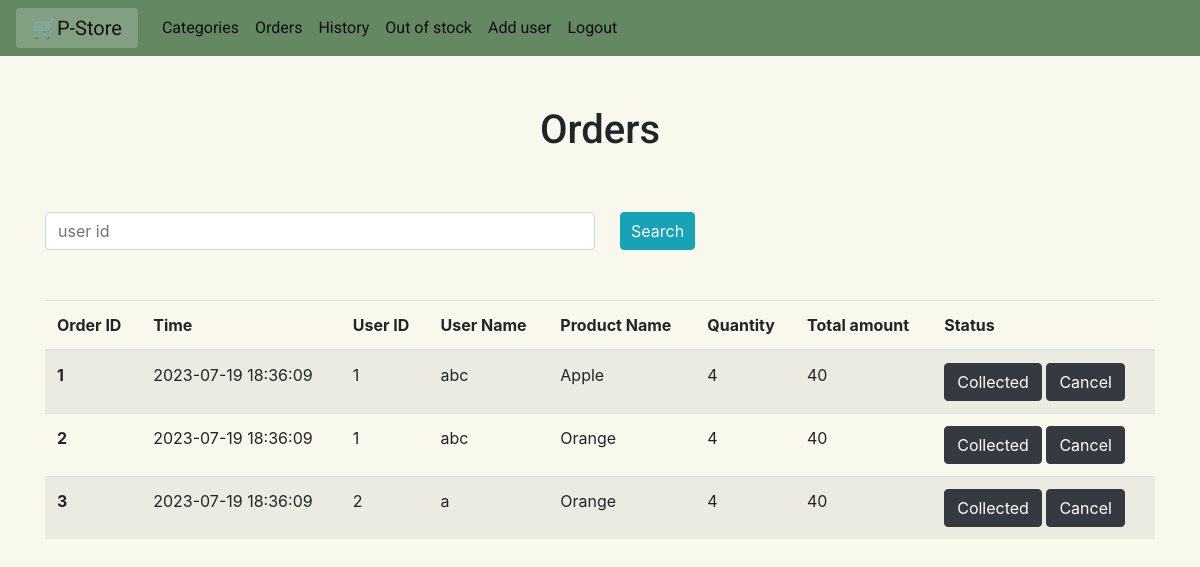
The page /orders on the database its author committed.
### tables this page shows
CREATE TABLE Orders(
    order_id INTEGER PRIMARY KEY AUTOINCREMENT,
    u_id INTEGER not null,
    item_id  integer not null,
    quantity INTEGER not null,
    price INTEGER not null,
    order_dateandtime TIMESTAMP not null DEFAULT CURRENT_TIMESTAMP,
    FOREIGN KEY (u_id) REFERENCES User(u_id)
    FOREIGN KEY (item_id) REFERENCES Items(id)
);

CREATE TABLE User (
    u_id INTEGER PRIMARY KEY ,
    u_username varchar(20) not null,
    u_password varchar(20) not null
    
);

CREATE TABLE Items (
    id INTEGER PRIMARY KEY AUTOINCREMENT,
    name varchar(20) not null,
    weight integer not null,
    price_per_unit int not null,
    c_id INTEGER not null,
    FOREIGN KEY (c_id) REFERENCES Categories(c_id)
);

### app.py (the view, shortened to what this page needs)
@app.route('/orders', methods=('GET', 'POST'))
def orders():
    conn = get_db_connection()
    orders = conn.execute('SELECT * FROM( Orders inner join Items on item_id=id)inner join User on User.u_id=Orders.u_id').fetchall()
    conn.close()
    return render_template('orders.html',orders=orders)

### app.py (called while the page is built)
def get_db_connection():
    conn = sqlite3.connect('database.db')
    conn.row_factory = sqlite3.Row
    return conn

### templates/orders.html (shortened to what this page needs)
{% extends 'base2.html' %}
{% block content %}
<h1 style="text-align:center; font-family:roboto; margin-top:50px;"> {% block title %} Orders {% endblock %}</h1>
<form method="post" style="padding-top:50px; padding-bottom:50px;">
  <div class="form-row">
    <div class="col-6">
      <input type="search" class="form-control" name="u_id" placeholder="user id" aria-label="Search" value="{{u_id}}">
    </div>
    <button type="submit button" style="margin-left:20px; padding-left:10px; padding-right:10px;" class="btn btn-info">Search</button>
  </div>
</form>
<table class="table table-striped table-hover">
    <thead>
      <tr>
        <th scope="col">Order ID</th>
        <th scope="col">Time</th>
        <th scope="col">User ID</th>
        <th scope="col">User Name</th>
        <th scope="col">Product Name</th>
        <th scope="col">Quantity</th>
        <th scope="col">Total amount</th>
        <th scope="col">Status</th>
      </tr>
    </thead>
    <tbody>
        {% for order in orders %}
      <tr>
        <th scope="row">{{ order['order_id'] }}</th>
        <td>{{ order['order_dateandtime'] }}</td>
        <td>{{ order['u_id'] }}</td>
        <td>{{ order['u_username'] }}</td>
        <td>{{ order['name'] }}</td>
        <td>{{ order['quantity'] }}</td>
        <td>{{ order['price'] }}</td>
        <td><a href="{{ url_for('collected',order_id=order['order_id']) }}">
            <button type="submit button"  class="btn btn-dark">Collected</button>
            </a>
            <a href="{{ url_for('delete_order',order_id=order['order_id']) }}">
            <button type="submit button"  class="btn btn-dark">Cancel</button>
            </a>
           </td>
        </tr>
  {% endfor %}
</tbody>
</table>
    {% endblock %}

### static/css/styles.css (style rules this page uses)
a:link { color: black; background-color: transparent; text-decoration: none; }

### templates/orders.html (style rules this page uses)
body { background-color:#F9F8ED; }

### rows shown on the page
Orders: order_id "1", order_dateandtime "2023-07-19 18:36:09", u_id "1", u_username "abc", name "Apple", quantity "4", price "40"
Orders: order_id "2", order_dateandtime "2023-07-19 18:36:09", u_id "1", u_username "abc", name "Orange", quantity "4", price "40"
Orders: order_id "3", order_dateandtime "2023-07-19 18:36:09", u_id "2", u_username "a", name "Orange", quantity "4", price "40"
